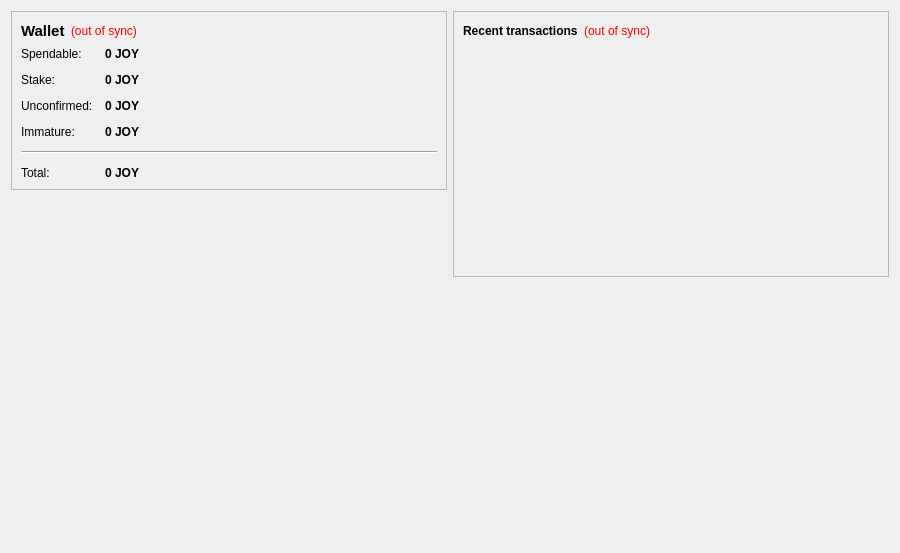
<?xml version="1.0" encoding="UTF-8"?>
<ui version="4.0">
 <class>OverviewPage</class>
 <widget class="QWidget" name="OverviewPage">
  <property name="geometry">
   <rect>
    <x>0</x>
    <y>0</y>
    <width>900</width>
    <height>553</height>
   </rect>
  </property>
  <property name="windowTitle">
   <string>Form</string>
  </property>
  <layout class="QHBoxLayout" name="horizontalLayout" stretch="1,1">
   <item>
    <layout class="QVBoxLayout" name="verticalLayout_2">
     <item>
      <widget class="QFrame" name="frame">
       <property name="frameShape">
        <enum>QFrame::StyledPanel</enum>
       </property>
       <property name="frameShadow">
        <enum>QFrame::Raised</enum>
       </property>
       <layout class="QVBoxLayout" name="verticalLayout_4">
        <item>
         <layout class="QHBoxLayout" name="horizontalLayout_4">
          <item>
           <widget class="QLabel" name="label_5">
            <property name="font">
             <font>
              <pointsize>11</pointsize>
              <weight>75</weight>
              <bold>true</bold>
             </font>
            </property>
            <property name="text">
             <string>Wallet</string>
            </property>
           </widget>
          </item>
          <item>
           <widget class="QLabel" name="labelWalletStatus">
            <property name="toolTip">
             <string>The displayed information may be out of date. Your wallet automatically synchronizes with the Joystick network after a connection is established, but this process has not completed yet.</string>
            </property>
            <property name="styleSheet">
             <string notr="true">QLabel { color: red; }</string>
            </property>
            <property name="text">
             <string notr="true">(out of sync)</string>
            </property>
            <property name="alignment">
             <set>Qt::AlignLeading|Qt::AlignLeft|Qt::AlignVCenter</set>
            </property>
           </widget>
          </item>
          <item>
           <spacer name="horizontalSpacer_2">
            <property name="orientation">
             <enum>Qt::Horizontal</enum>
            </property>
            <property name="sizeHint" stdset="0">
             <size>
              <width>40</width>
              <height>20</height>
             </size>
            </property>
           </spacer>
          </item>
         </layout>
        </item>
        <item>
         <layout class="QFormLayout" name="formLayout_2">
          <property name="fieldGrowthPolicy">
           <enum>QFormLayout::AllNonFixedFieldsGrow</enum>
          </property>
          <property name="horizontalSpacing">
           <number>12</number>
          </property>
          <property name="verticalSpacing">
           <number>12</number>
          </property>
          <item row="0" column="0">
           <widget class="QLabel" name="label">
            <property name="text">
             <string>Spendable:</string>
            </property>
           </widget>
          </item>
          <item row="0" column="1">
           <widget class="QLabel" name="labelBalance">
            <property name="font">
             <font>
              <weight>75</weight>
              <bold>true</bold>
             </font>
            </property>
            <property name="cursor">
             <cursorShape>IBeamCursor</cursorShape>
            </property>
            <property name="toolTip">
             <string>Your current spendable balance</string>
            </property>
            <property name="text">
             <string notr="true">0 JOY</string>
            </property>
            <property name="textInteractionFlags">
             <set>Qt::LinksAccessibleByMouse|Qt::TextSelectableByKeyboard|Qt::TextSelectableByMouse</set>
            </property>
           </widget>
          </item>
          <item row="1" column="0">
           <widget class="QLabel" name="label_6">
            <property name="text">
             <string>Stake:</string>
            </property>
           </widget>
          </item>
          <item row="1" column="1">
           <widget class="QLabel" name="labelStake">
            <property name="font">
             <font>
              <weight>75</weight>
              <bold>true</bold>
             </font>
            </property>
            <property name="cursor">
             <cursorShape>IBeamCursor</cursorShape>
            </property>
            <property name="toolTip">
             <string>Total of coins that were staked, and do not yet count toward the current balance</string>
            </property>
            <property name="text">
             <string notr="true">0 JOY</string>
            </property>
            <property name="textInteractionFlags">
             <set>Qt::LinksAccessibleByMouse|Qt::TextSelectableByKeyboard|Qt::TextSelectableByMouse</set>
            </property>
           </widget>
          </item>
          <item row="2" column="0">
           <widget class="QLabel" name="label_3">
            <property name="text">
             <string>Unconfirmed:</string>
            </property>
           </widget>
          </item>
          <item row="2" column="1">
           <widget class="QLabel" name="labelUnconfirmed">
            <property name="font">
             <font>
              <weight>75</weight>
              <bold>true</bold>
             </font>
            </property>
            <property name="cursor">
             <cursorShape>IBeamCursor</cursorShape>
            </property>
            <property name="toolTip">
             <string>Total of transactions that have yet to be confirmed, and do not yet count toward the current balance</string>
            </property>
            <property name="text">
             <string notr="true">0 JOY</string>
            </property>
            <property name="textInteractionFlags">
             <set>Qt::LinksAccessibleByMouse|Qt::TextSelectableByKeyboard|Qt::TextSelectableByMouse</set>
            </property>
           </widget>
          </item>
          <item row="3" column="0">
           <widget class="QLabel" name="labelImmatureText">
            <property name="text">
             <string>Immature:</string>
            </property>
           </widget>
          </item>
          <item row="3" column="1">
           <widget class="QLabel" name="labelImmature">
            <property name="font">
             <font>
              <weight>75</weight>
              <bold>true</bold>
             </font>
            </property>
            <property name="toolTip">
             <string>Mined balance that has not yet matured</string>
            </property>
            <property name="text">
             <string notr="true">0 JOY</string>
            </property>
            <property name="textInteractionFlags">
             <set>Qt::LinksAccessibleByMouse|Qt::TextSelectableByKeyboard|Qt::TextSelectableByMouse</set>
            </property>
           </widget>
          </item>
          <item row="4" column="0" colspan="2">
           <widget class="Line" name="line">
            <property name="orientation">
             <enum>Qt::Horizontal</enum>
            </property>
           </widget>
          </item>
          <item row="5" column="0">
           <widget class="QLabel" name="labelTotalText">
            <property name="text">
             <string>Total:</string>
            </property>
           </widget>
          </item>
          <item row="5" column="1">
           <widget class="QLabel" name="labelTotal">
            <property name="font">
             <font>
              <weight>75</weight>
              <bold>true</bold>
             </font>
            </property>
            <property name="cursor">
             <cursorShape>IBeamCursor</cursorShape>
            </property>
            <property name="toolTip">
             <string>Your current total balance</string>
            </property>
            <property name="text">
             <string notr="true">0 JOY</string>
            </property>
            <property name="textInteractionFlags">
             <set>Qt::LinksAccessibleByMouse|Qt::TextSelectableByKeyboard|Qt::TextSelectableByMouse</set>
            </property>
           </widget>
          </item>
         </layout>
        </item>
       </layout>
      </widget>
     </item>
     <item>
      <spacer name="verticalSpacer">
       <property name="orientation">
        <enum>Qt::Vertical</enum>
       </property>
       <property name="sizeHint" stdset="0">
        <size>
         <width>20</width>
         <height>40</height>
        </size>
       </property>
      </spacer>
     </item>
     <item>
      <widget class="QLabel" name="label_2">
       <property name="autoFillBackground">
        <bool>true</bool>
       </property>
       <property name="text">
        <string/>
       </property>
       <property name="pixmap">
        <pixmap resource="../bitcoin.qrc">:/images/wallet</pixmap>
       </property>
       <property name="scaledContents">
        <bool>false</bool>
       </property>
       <property name="alignment">
        <set>Qt::AlignCenter</set>
       </property>
       <property name="margin">
        <number>0</number>
       </property>
      </widget>
     </item>
    </layout>
   </item>
   <item>
    <layout class="QVBoxLayout" name="verticalLayout_3">
     <item>
      <widget class="QFrame" name="frame_2">
       <property name="frameShape">
        <enum>QFrame::StyledPanel</enum>
       </property>
       <property name="frameShadow">
        <enum>QFrame::Raised</enum>
       </property>
       <layout class="QVBoxLayout" name="verticalLayout">
        <item>
         <layout class="QHBoxLayout" name="horizontalLayout_2">
          <item>
           <widget class="QLabel" name="label_4">
            <property name="text">
             <string>&lt;b&gt;Recent transactions&lt;/b&gt;</string>
            </property>
           </widget>
          </item>
          <item>
           <widget class="QLabel" name="labelTransactionsStatus">
            <property name="toolTip">
             <string>The displayed information may be out of date. Your wallet automatically synchronizes with the Joystick network after a connection is established, but this process has not completed yet.</string>
            </property>
            <property name="styleSheet">
             <string notr="true">QLabel { color: red; }</string>
            </property>
            <property name="text">
             <string notr="true">(out of sync)</string>
            </property>
            <property name="alignment">
             <set>Qt::AlignRight|Qt::AlignTrailing|Qt::AlignVCenter</set>
            </property>
           </widget>
          </item>
          <item>
           <spacer name="horizontalSpacer">
            <property name="orientation">
             <enum>Qt::Horizontal</enum>
            </property>
            <property name="sizeHint" stdset="0">
             <size>
              <width>40</width>
              <height>20</height>
             </size>
            </property>
           </spacer>
          </item>
         </layout>
        </item>
        <item>
         <widget class="QListView" name="listTransactions">
          <property name="styleSheet">
           <string notr="true">QListView { background: transparent; }</string>
          </property>
          <property name="frameShape">
           <enum>QFrame::NoFrame</enum>
          </property>
          <property name="verticalScrollBarPolicy">
           <enum>Qt::ScrollBarAlwaysOff</enum>
          </property>
          <property name="horizontalScrollBarPolicy">
           <enum>Qt::ScrollBarAlwaysOff</enum>
          </property>
          <property name="selectionMode">
           <enum>QAbstractItemView::NoSelection</enum>
          </property>
         </widget>
        </item>
       </layout>
      </widget>
     </item>
     <item>
      <spacer name="verticalSpacer_2">
       <property name="orientation">
        <enum>Qt::Vertical</enum>
       </property>
       <property name="sizeHint" stdset="0">
        <size>
         <width>20</width>
         <height>40</height>
        </size>
       </property>
      </spacer>
     </item>
    </layout>
   </item>
  </layout>
 </widget>
 <resources>
  <include location="../bitcoin.qrc"/>
 </resources>
 <connections/>
</ui>
